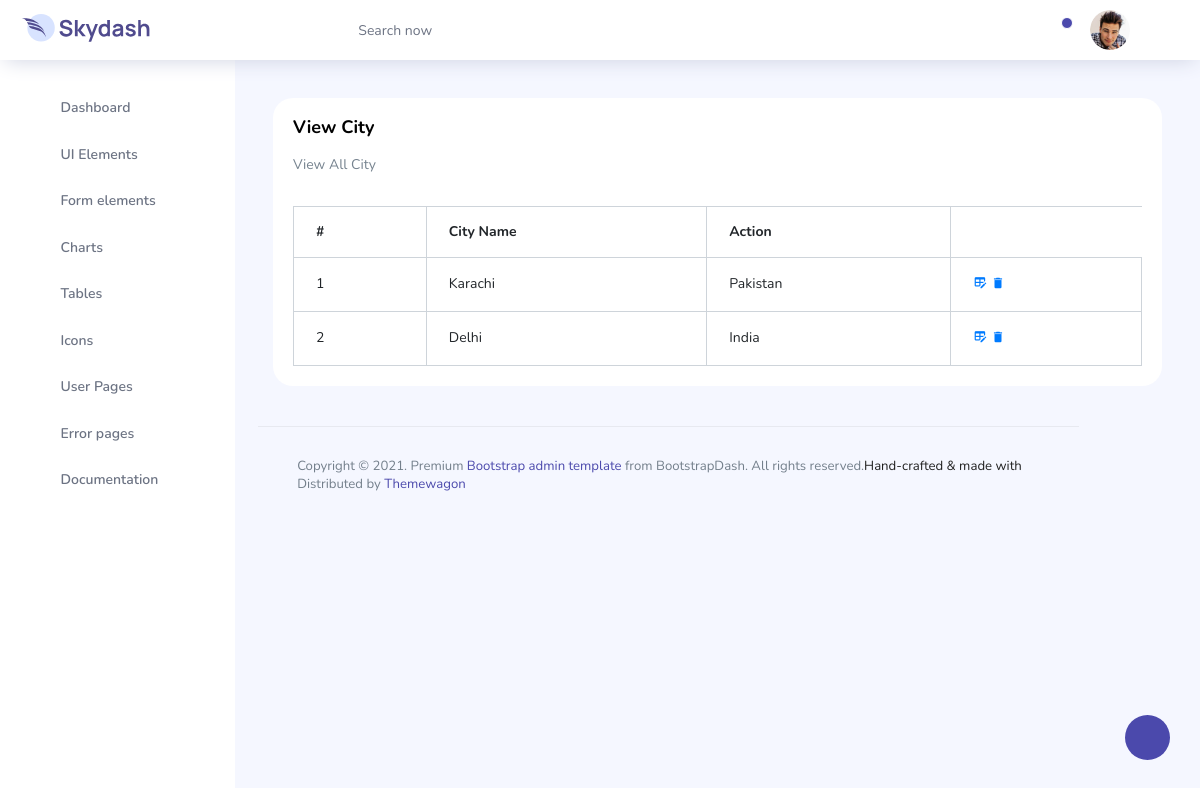
The app's page /adminpanel/pages/cities/viewCities.php (signed in) with its own data.
### tables this page shows
CREATE TABLE `cities` (
  `city_id` int(11) NOT NULL,
  `city_name` varchar(255) NOT NULL,
  `country_id` int(11) NOT NULL
);

CREATE TABLE `country` (
  `country_id` int(11) NOT NULL,
  `country_name` varchar(255) NOT NULL
);

### adminpanel/pages/cities/viewCities.php (the view, shortened to what this page needs)
<?php require '../connection/connection.php' ?>
<?php
  $viewQuery = "SELECT * FROM `cities` JOIN `country` ON cities.country_id = country.country_id";
  $viewPrepare = $connect->prepare($viewQuery);
  $viewPrepare->execute();
  $citiesData = $viewPrepare->fetchAll(PDO::FETCH_ASSOC);
?>
<!DOCTYPE html>
<html lang="en">
<head>
  <link rel="stylesheet" href="../../vendors/feather/feather.css">
  <link rel="stylesheet" href="../../vendors/ti-icons/css/themify-icons.css">
  <link rel="stylesheet" href="../../vendors/css/vendor.bundle.base.css">
  <link rel="stylesheet" href="../../vendors/datatables.net-bs4/dataTables.bootstrap4.css">
  <link rel="stylesheet" href="../../vendors/ti-icons/css/themify-icons.css">
  <link rel="stylesheet" type="text/css" href="../../js/select.dataTables.min.css">
  <link rel="stylesheet" href="../../css/vertical-layout-light/style.css">
</head>
<body>
  <div class="container-scroller">
      <?php require "../partials/_navbar.php"; ?>
    <div class="container-fluid page-body-wrapper">
     <?php require "../partials/_settings-panel.php" ?>
     <?php require "../partials/_sidebar.php" ?>
      <div class="main-panel">
        <div class="content-wrapper">
          <div class="row">
      <div class="col-lg-12 grid-margin stretch-card">
              <div class="card">
                <div class="card-body">
                  <h4 class="card-title">View City</h4>
                  <p class="card-description">
                    View All City
                  </p>
                  <div class="table-responsive pt-3">
                    <table class="table table-bordered">
                      <thead>
                        <tr>
                          <th>
                            #
                          </th>
                          <th>
                            City Name
                          </th>
                          <th>
                            Action
                          </th>
                        </tr>
                      </thead>
                      <tbody>
                        <?php foreach($citiesData as $data){ ?>
                        <tr>
                          <td>
                            <?= $data['city_id'] ?>
                          </td>
                          <td>
                          <?= $data['city_name'] ?>
                          </td>
                          <td>
                          <?= $data['country_name'] ?>
                          </td>
                          <td>
                         <a href="editCities.php?id=<?= $data['city_id']?>"><i class="mdi mdi-table-edit"></i></a>
                         <a href="deleteCities.php?id=<?= $data['city_id']?>"><i class="mdi mdi-delete"></i></a>
                          </td>
                        </tr>
                          <?php } ?>
                      </tbody>
                    </table>
                  </div>
                </div>
              </div>
            </div>
      <?php require "../partials/_footer.php" ?>

### records on screen
cities: city_id "1", city_name "Karachi", country.country_name "Pakistan"
cities: city_id "2", city_name "Delhi", country.country_name "India"
